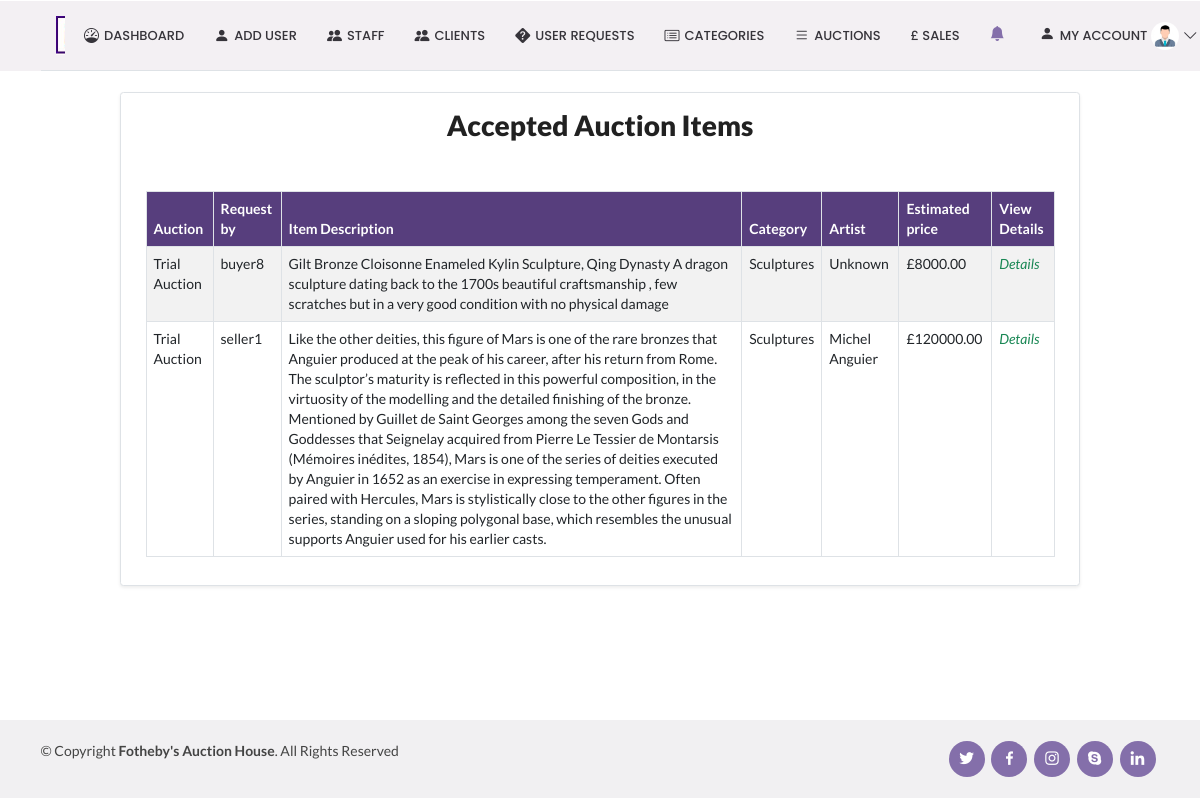
The app's page /viewAuctionItems/8 with its own data.
### auction_app/models.py (models this page shows)
class Item(models.Model):
    CHOICES = (('Landscape', 'Landscape'), ('Seascape', 'Seascape'), ('Portrait', 'Portrait'), ('Figure', 'Figure'),
               ('Still Life', 'Still Life'), ('Nude', 'Nude'), ('Animal', 'Animal'), ('Abstract', 'Abstract'), ('Other', 'Other'))
    item_lot = models.AutoField(primary_key=True, unique=True)
    auction = models.ForeignKey(Auction, on_delete=models.PROTECT, default=1)
    category = models.ForeignKey(Category, on_delete=models.PROTECT, default=1)
    user = models.ForeignKey(User, on_delete=models.PROTECT, related_name="user")
    item_name = models.CharField(max_length=255)
    artist_name = models.CharField(max_length=255)
    production_year = models.PositiveIntegerField(
        default=current_year(), validators=[MinValueValidator(1400), max_value_current_year])
    classification = models.CharField(max_length=255,choices= CHOICES)
    description =  models.TextField()
    estimated_price =  models.CharField(max_length=255)
    image1 = models.ImageField(upload_to='item_pics', blank=True)
    image2 = models.ImageField(upload_to='item_pics', blank=True)
    image3 = models.ImageField(upload_to='item_pics', blank=True)
    status = models.CharField(max_length=255,default='Pending')
    evaluation_text = models.TextField(default='Evaluated')

class Auction(models.Model):
    auction_id = models.AutoField(primary_key=True, unique=True)
    auction_name = models.CharField(max_length=255, )
    auction_description = models.TextField()
    auction_date = models.DateField(auto_now_add=False, auto_now=False, blank=True, validators=[no_past])
    auction_status = models.CharField(max_length=255,default='Pending')
    def __str__(self):
        return self.auction_name

class Category(models.Model):
    category_name = models.CharField(max_length=255, primary_key=True)
    category_description = models.TextField()
    def __str__(self):
        return self.category_name

### auction_app/views.py (the view)
# urls.py: path('viewAuctionItems/<auction_id>', views.viewAuctionItems, name='viewAuctionItems'),
def viewAuctionItems(request,auction_id):
    auction_info = Auction.objects.all().filter(auction_id=auction_id).first()
    itemInfo = Item.objects.all().filter(auction=auction_info,status='Accepted')
    return render(request, 'viewAuctionItems.html', {'itemInfo': itemInfo})

### templates/viewAuctionItems.html (shortened to what this page needs)
<!DOCTYPE html>
{% extends "adminDashboard.html" %}
{% load static %}
{% block body_block %}
    <section id="about" class="about bg-white border shadow-sm p-3 mb-5 bg-white rounded" style="margin-left:10vw; width:80vw;">
      <div class="container">
          <h1><center><strong>Accepted Auction Items</strong></center></h1>
        <div class="table-responsive" style="margin-top:6vh;">
          <table class="table table-bordered table-striped" id="dataTable" width="100%" cellspacing="0">
              <thead>
                  <tr class="text-white" style="background-color:#573E7D;">
                    <th>Auction</th>
                    <th>Request by</th>
                    <th>Item Description</th>
                    <th>Category</th>
                    <th>Artist</th>
                    <th>Estimated price</th>
                    <th>View Details</th>
                  </tr>
              </thead>
              <tbody>
                  {% if itemInfo %}
                      {% for i in itemInfo %}
                        <tr>
                          <td>{{i.auction}} </td>
                          <td>{{i.user}} </td>
                          <td>{{i.description}} </td>
                          <td>{{i.category}} </td>
                          <td>{{i.artist_name}} </td>
                          <td>£{{i.estimated_price}}.00 </td>
                          <td><a href="{% url 'viewItemDetails' i.item_lot %}" style="text-decoration:none"><i class="fas fa-trash-alt text-success">Details</i></a></td>
                        </tr>
                      {% endfor %}
                    {% else %}
                      <h1>No Requests yet!</h1>
                  {% endif %}
              </tbody>
          </table>
        </div>
      </div>
    </section>
{% endblock %}

### static/css/style.css (style rules this page uses)
body { font-family: "Open Sans", sans-serif; color: #444444; }
a { color: #009970; text-decoration: none; }
h1, h2, h3, h4, h5, h6 { font-family: "Raleway", sans-serif; }
section { padding: 60px 0; overflow: hidden; }

### records on screen
Item: auction "Trial Auction", user "buyer8", description "Gilt Bronze Cloisonne Enameled Kylin Sculpture, Qing Dynasty A dragon sculpture dating back to the 1700s beautiful craftsmanship , few scratches but in a very good condition with no physical damage", category "Sculptures", artist_name "Unknown", estimated_price "8000"
Item: auction "Trial Auction", user "seller1", description "Like the other deities, this figure of Mars is one of the rare bronzes that Anguier produced at the peak of his career, after his return from Rome. The sculptor’s maturity is reflected in this powerful composition, in the virtuosity of the modelling and the detailed finishing of the bronze. Mentioned by Guillet de Saint Georges among the seven Gods and Goddesses that Seignelay acquired from Pierre Le Tessier de Montarsis (Mémoires inédites, 1854), Mars is one of the series of deities executed by Anguier in 1652 as an exercise in expressing temperament. Often paired with Hercules, Mars is stylistically close to the other figures in the series, standing on a sloping polygonal base, which…", category "Sculptures", artist_name "Michel Anguier", estimated_price "120000"
